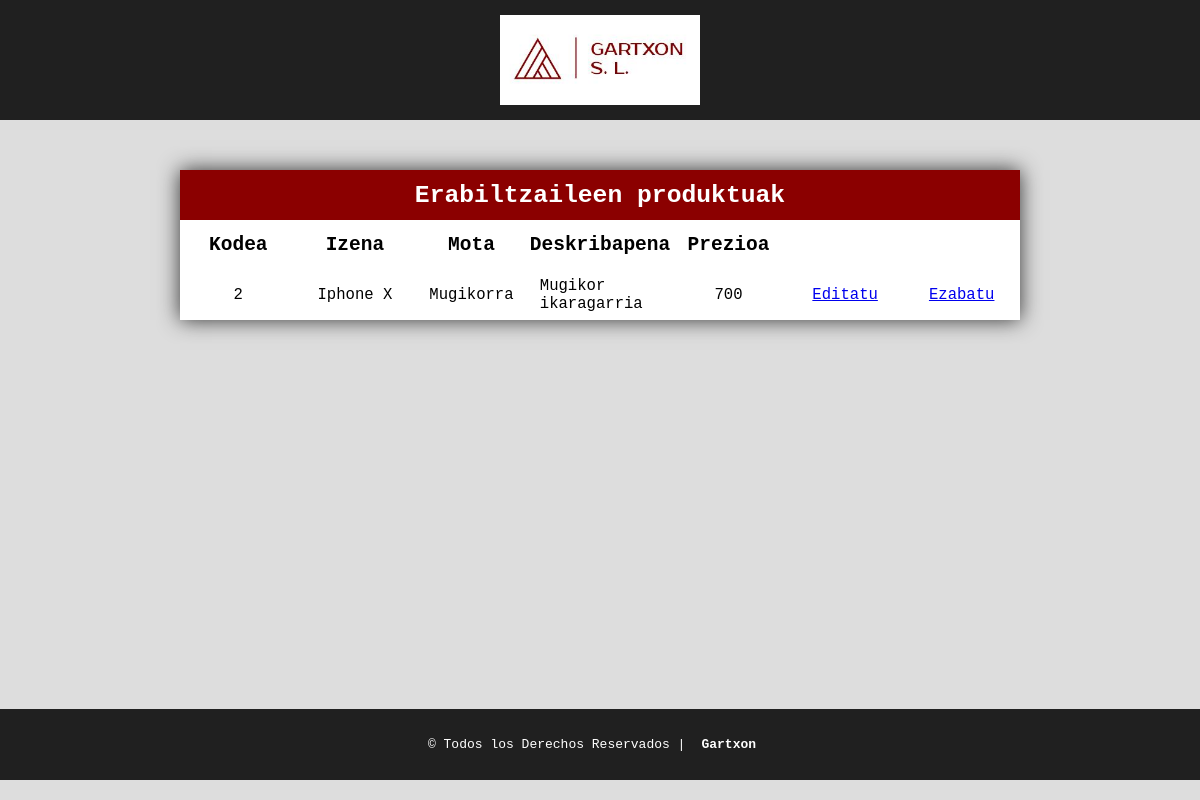
The app's page /app/produktuOsoa.php?kodea=2 with its own data.
### tables this page shows
CREATE TABLE `Produktuak` (
  `Kodea` int(11) NOT NULL,
  `Izena` varchar(20) NOT NULL,
  `Mota` varchar(20) NOT NULL,
  `Deskribapena` varchar(250) NOT NULL,
  `Prezioa` float NOT NULL
);

### app/produktuOsoa.php (the view, shortened to what this page needs)
<?php
    $hostname = "db";
    $username = "admin";
    $password = "test";
    $db = "database";
    $conn = new mysqli($hostname,$username,$password,$db);
    $conn->set_charset('utf8');
    $Kode = $_SESSION["kode"];
    $kontsulta = "SELECT * FROM Produktuak WHERE Kodea = ?";
?>
<!DOCTYPE html>
<html>
    <head>
        <link rel="stylesheet" type="text/css" href="./CSS/produktuOsoa.css">
    </head>
    <?php
    if(isset($_SESSION['izena'])) {
        echo"<body onload='hasi()' onkeypress='itxi()' onclick='itxi()'>";
    } else {
        echo"<body>";
    }
    ?>
        <header class="header">
            <br>
            <div class="conimg">
                <a href="index.php" target="_self" target="_blank"><img class="logo-principal" src="irudiak/gartxon1.jpg" alt="Gartxon S.L."></a>
            </div>
            <br>
        </header>
        <div class="container-table">
            <div class="table__title">Erabiltzaileen produktuak</div>
            <div class="table__header">Kodea</div>
            <div class="table__header">Izena</div>
            <div class="table__header">Mota</div>
            <div class="table__header">Deskribapena</div>
            <div class="table__header">Prezioa</div>
            <div class="table__header"></div>
            <div class="table__header"></div>
            <?php $kontsultaBerria = $conn->prepare($kontsulta);
            $kontsultaBerria->bind_param('s', $Kode);
            $kontsultaBerria->execute();
            $emaitza = $kontsultaBerria->get_result();
            while($row = $emaitza->fetch_row()){?>
            <div class="table__item"><?php echo $row[0];?></div>
            <div class="table__item"><?php echo $row[1];?></div>
            <div class="table__item"><?php echo $row[2];?></div>
            <div class="table__item"><?php echo $row[3];?></div>
            <div class="table__item"><?php echo $row[4];?></div>
            <div class="table__item"><a href='produktuaAldatu.php'>Editatu</a></div>
            <div class="table__item"><a href='#' onclick="galdetu(<?php echo[0]?>)">Ezabatu</a></div>
            <?php } $kontsultaBerria->close();?>
        </div>
        <footer>
            <div class="copyright">
                &#169 Todos los Derechos Reservados |<a href="index.php">Gartxon</a>
            </div>
        </footer>
    </body>
</html>

### app/CSS/produktuOsoa.css (style rules this page uses)
* { margin: 0; padding: 0; box-sizing: border-box; }
body { background: #ddd; font-family: monospace; }
.header { background: #202020; display: block; margin: 0; }
.logo-principal { width: 200px; display: block; margin: auto; }
.container-table { width: 70%; background: white; margin: 50px auto; box-shadow: 0 0 20px #333; display: grid; grid-template-columns: repeat(7, 1fr); grid-auto-rows: 50px; }
.table__title { grid-column-start: 1; grid-column-end: 8; background: darkred; color: white; display: flex; justify-content: center; align-items: center; font-weight: bold; font-size: 1.9em; }
.table__header, .table__item { display: flex; justify-content: center; align-items: center; }
.table__header { font-weight: bold; font-size: 1.5em; }
.table__item { padding: 10px; font-size: 1.2em; }
footer { position: absolute; bottom: 0; width: 100%; }
.copyright { width: 100%; background: #202020; display: flex; padding: 20px; color: white; text-align: center; align-items: center; justify-content: center; margin-top: 0; margin-bottom: 20px; }
.copyright a { text-align: center; display: block; color: white; text-decoration: none; padding: 0.5rem 1rem; transition: all 0.4s linear; border-radius: 7px; font-weight: bold; }

### records on screen
produktuak: Kodea "2", Izena "Iphone X", Mota "Mugikorra", Deskribapena "Mugikor ikaragarria", Prezioa "700"
